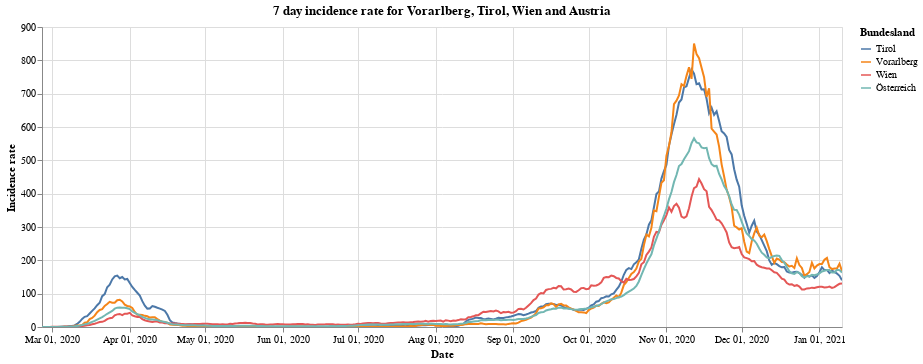

The cell this chart's notebook holds for it:
### Markdown cell above
Next we have the 7 day incidence rate for states of Vorarlberg, Tirol and Wien compared to all of Austria.

### Code cell
#collapse
bars = alt.Chart(vol_tyr_wien_at).mark_line().encode(
    x=alt.X("yearmonthdate(Time):T", axis=alt.Axis(title='Date')),
    y=alt.Y("SiebenTageInzidenzFaelle:Q", axis=alt.Axis(title='Incidence rate')),
    tooltip='Bundesland',
    color='Bundesland'
).properties(title='7 day incidence rate for Vorarlberg, Tirol, Wien and Austria', width=800).interactive()
bars
#alt.layer(bars, data=at_data).facet(alt.Row('Bundesland'), columns=1)

### Figure 1 — Vega-Lite specification as saved in the notebook (floating-point values rounded to 4 significant figures; data arrays with more than 128 entries replaced by an {"elided": "..."} marker saying what was removed)
{"config": {"view": {"continuousWidth": 400, "continuousHeight": 300}}, "data": {"name": "data-6bd86b9882cf6bd2359493d92257ed83"}, "mark": "line", "encoding": {"color": {"type": "nominal", "field": "Bundesland"}, "tooltip": {"type": "nominal", "field": "Bundesland"}, "x": {"type": "temporal", "axis": {"title": "Date"}, "field": "Time", "timeUnit": "yearmonthdate"}, "y": {"type": "quantitative", "axis": {"title": "Incidence rate"}, "field": "SiebenTageInzidenzFaelle"}}, "selection": {"selector001": {"type": "interval", "bind": "scales", "encodings": ["x", "y"]}}, "title": "7 day incidence rate for Vorarlberg, Tirol, Wien and Austria", "width": 800, "$schema": "https://vega.github.io/schema/vega-lite/v4.8.1.json", "datasets": {"data-6bd86b9882cf6bd2359493d92257ed83": {"elided": "1280 records"}}}
